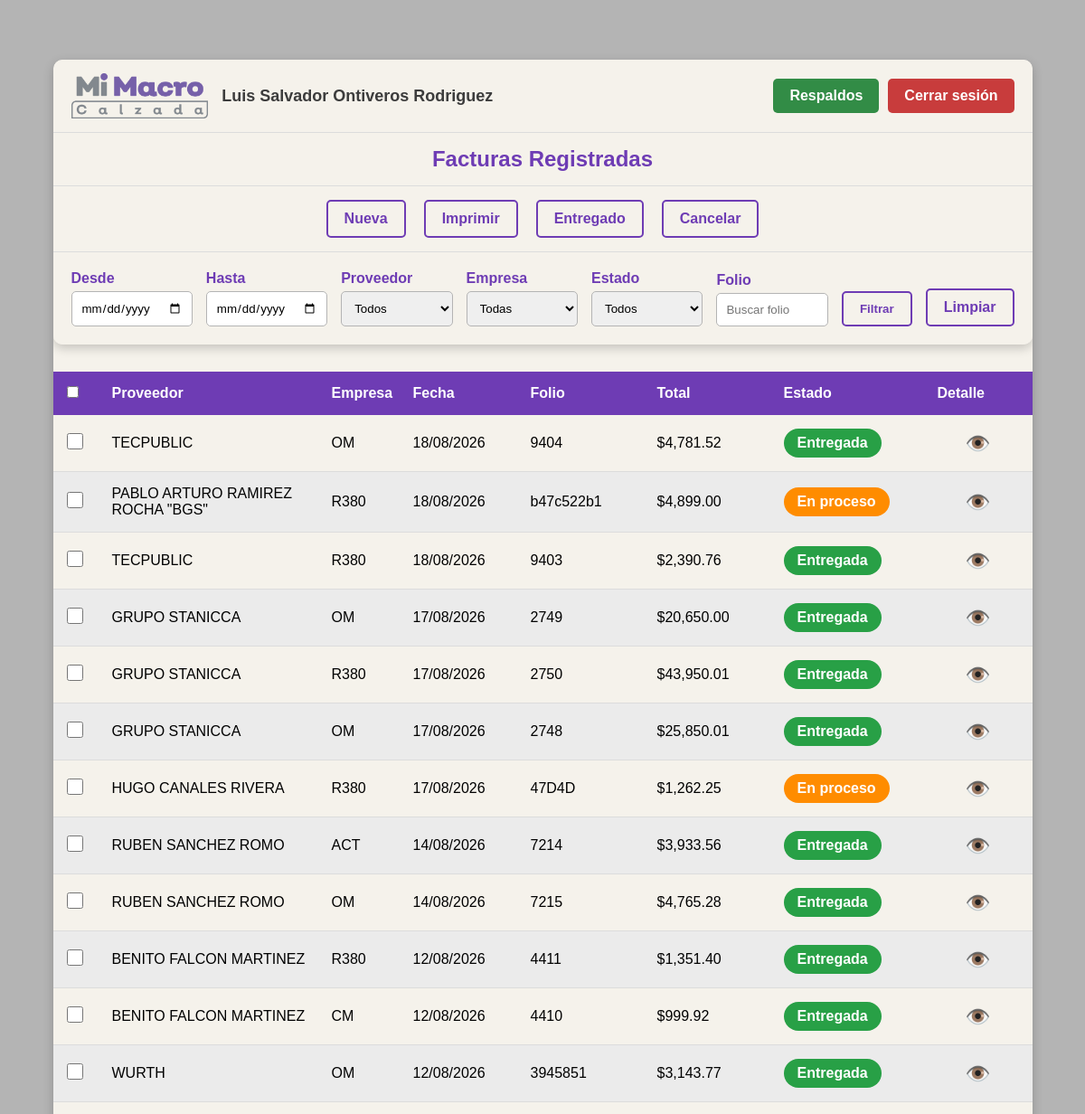
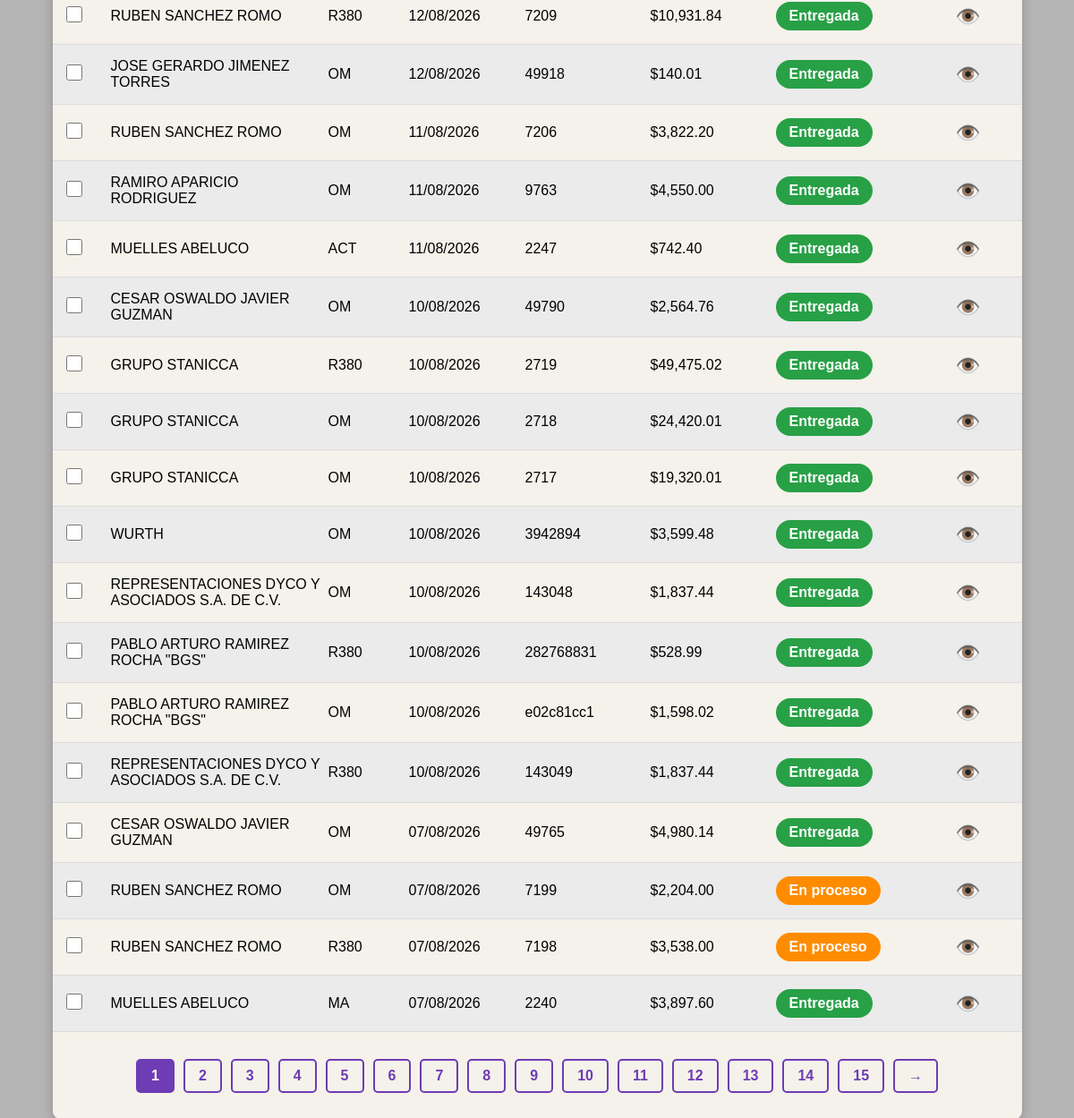
The app's page /facturas.php (signed in) with its own data (2 pictures, top to bottom).
### tables this page shows
CREATE TABLE `factura` (
  `id` int(11) NOT NULL,
  `id_empresa` int(11) NOT NULL,
  `id_provedor` int(11) NOT NULL,
  `folio` varchar(20) NOT NULL,
  `fecha` date NOT NULL,
  `total` decimal(10,2) NOT NULL,
  `estado` int(11) NOT NULL DEFAULT 0,
  `fecha_registro` date NOT NULL,
  `fecha_entregado` date DEFAULT NULL
);

CREATE TABLE `provedores` (
  `id` int(11) NOT NULL,
  `nombre` varchar(255) NOT NULL,
  `irs` int(11) NOT NULL DEFAULT 0,
  `eliminado` int(1) NOT NULL DEFAULT 0
);

### facturas.php (the view, shortened to what this page needs)
<?php
$con = conecta();
$fecha_inicio = isset($_GET['fecha_inicio']) ? $_GET['fecha_inicio'] : '';
$fecha_fin    = isset($_GET['fecha_fin'])    ? $_GET['fecha_fin']    : '';
$id_provedor  = isset($_GET['id_provedor'])  ? intval($_GET['id_provedor'])  : 0;
$id_empresa   = isset($_GET['id_empresa'])   ? intval($_GET['id_empresa'])   : 0;
$folio        = isset($_GET['folio'])        ? trim($_GET['folio'])        : '';
$estado       = isset($_GET['estado'])       ? $_GET['estado']             : '';
$where = "WHERE 1=1";
$registros_por_pagina = 30;
$pagina = isset($_GET['pagina']) ? intval($_GET['pagina']) : 1;
$inicio = ($pagina - 1) * $registros_por_pagina;
$sqlTotal = "SELECT COUNT(*) AS total
             FROM factura f
             INNER JOIN provedores p ON f.id_provedor = p.id
             INNER JOIN empresa e ON f.id_empresa = e.id
             $where";
$resTotal = $con->query($sqlTotal);
$filaTotal = $resTotal->fetch_assoc();
$total_registros = $filaTotal['total'];
$total_paginas = ceil($total_registros / $registros_por_pagina);
$sql = "SELECT
            f.id,
            f.id_empresa,
            p.nombre AS proveedor,
            e.nombre AS empresa,
            f.fecha,
            f.folio,
            f.total,
            f.estado
        FROM factura f
        INNER JOIN provedores p ON f.id_provedor = p.id
        INNER JOIN empresa e ON f.id_empresa = e.id
        $where
        ORDER BY f.fecha DESC
        LIMIT $inicio, $registros_por_pagina";
$resultado = $con->query($sql);
?>
<!DOCTYPE html>
<html lang="es">
<head>
    <link rel="stylesheet" href="css/facturas.css">
    <link rel="stylesheet" href="css/menu.css">
</head>
<body>
<div class="contenedor">
    <?php include("menu.php"); ?>
    <div class="encabezado">
        <div>
            <input
                type="checkbox"
                id="chkTodas"
                title="Seleccionar todas las facturas de esta página">
        </div>
        <div>Proveedor</div>
        <div>Empresa</div>
        <div>Fecha</div>
        <div>Folio</div>
        <div>Total</div>
        <div>Estado</div>
        <div>Detalle</div>
    </div>
    <?php while($fila = $resultado->fetch_assoc()){ ?>
        <?php
        $clase = "";
        $texto = "";
        switch($fila['estado']){
            case 1:
                $clase = "proceso";
                $texto = "En proceso";
                break;
            case 2:
                $clase = "entregada";
                $texto = "Entregada";
                break;
        }
        switch($fila['id_empresa']){
            case 1:
                $empresa = "OM";
                break;
            case 2:
                $empresa = "R380";
                break;
            case 4:
                $empresa = "CM";
                break;
            case 6:
                $empresa = "ACT";
                break;
            case 7:
                $empresa = "MA";
                break;
        }
        ?>
        <div class="fila">
            <div>
                <input type="checkbox" class="chkFactura" value="<?= $fila['id'] ?>">
            </div>
            <div>
                <?= htmlspecialchars($fila['proveedor']) ?>
            </div>
            <div>
                <?= $empresa ?>
            </div>
            <div>
                <?= date('d/m/Y', strtotime($fila['fecha'])) ?>
            </div>
            <div>
                <?= htmlspecialchars($fila['folio']) ?>
            </div>
            <div>
                $<?= number_format($fila['total'], 2) ?>
            </div>
            <div>
                <span class="estado <?= $clase ?>">
                    <?= $texto ?>
                </span>
            </div>
            <div class="accion">
                <a href="factura_detalle.php?id=<?= $fila['id'] ?>">👁️</a>
            </div>
        </div>
    <?php } ?>
    <div class="paginacion">
        <?php for($i = 1; $i <= $total_paginas; $i++){ ?>
            <a
    href="?pagina=<?= $i ?>&fecha_inicio=<?= urlencode($fecha_inicio) ?>&fecha_fin=<?= urlencode($fecha_fin) ?>&id_provedor=<?= $id_provedor ?>&id_empresa=<?= $id_empresa ?>&folio=<?= urlencode($folio) ?>&estado=<?= urlencode($estado) ?>"
                class="<?= ($i == $pagina) ? 'actual' : '' ?>">
                <?= $i ?>
            </a>
        <?php } ?>
        <?php if($pagina < $total_paginas){ ?>
            <a href="?pagina=<?= $pagina + 1 ?>&fecha_inicio=<?= urlencode($fecha_inicio) ?>&fecha_fin=<?= urlencode($fecha_fin) ?>&id_provedor=<?= $id_provedor ?>&id_empresa=<?= $id_empresa ?>&folio=<?= urlencode($folio) ?>&estado=<?= urlencode($estado) ?>">
                →
            </a>
        <?php } ?>
    </div>
</div>
</body>
</html>

### menu.php (shortened to what this page needs)
<?php
$nombre = $_SESSION['nombreUser'];
?>
<div class="menu">
    <div class="fila1">
        <div class="usuario">
            <img src="admin/fotos/logo.png" class="logo" alt="Logo Sistema">
            <span>
                <?= htmlspecialchars($nombre) ?>
            </span>
        </div>
        <div class="accionesUsuario">
            <a
                href="respaldos.php"
                class="btnBackup">
                Respaldos
            </a>
            <a
                href="funciones/logout.php"
                class="btnSalir">
                Cerrar sesión
            </a>
        </div>
    </div>
    <div class="fila2">
        Facturas Registradas
    </div>
    <div class="fila3">
        <a href="factura_alta.php" class="btnMenu">
            Nueva
        </a>
        <a href="#" class="btnMenu" id="btnImprimir">
            Imprimir
        </a>
        <a href="#" class="btnMenu" id="btnEntregado">
            Entregado
        </a>
        <a href="#" class="btnMenu" id="btnCancelar">
            Cancelar
        </a>
    </div>
    <div class="fila4">
        <form action="facturas.php" method="GET" class="formFiltros">
            <div>
                <label>Desde</label>
                <input
                    type="date"
                    name="fecha_inicio"
                    value="<?= $_GET['fecha_inicio'] ?? '' ?>">
            </div>
            <div>
                <label>Hasta</label>
                <input
                    type="date"
                    name="fecha_fin"
                    value="<?= $_GET['fecha_fin'] ?? '' ?>">
            </div>
            <div>
                <label>Proveedor</label>
                <select name="id_provedor" class="filtroSelect">
                    <option value="">Todos</option>
                </select>
            </div>
            <div>
                <label>Empresa</label>
                <select name="id_empresa" class="filtroSelect">
                    <option value="">Todas</option>
                </select>
            </div>
            <div>
                <label>Estado</label>
                <select name="estado">
                    <option value="">Todos</option>
                </select>
            </div>
            <div>
                <label>Folio</label>
                <input
                    type="text"
                    name="folio"
                    placeholder="Buscar folio"
                    value="<?= $_GET['folio'] ?? '' ?>">
            </div>
            <button type="submit" class="btnMenu">
                Filtrar
            </button>
            <a href="facturas.php" class="btnMenu">
                Limpiar
            </a>
        </form>
    </div>
</div>

### css/facturas.css (style rules this page uses)
* { margin: 0; padding: 0; box-sizing: border-box; font-family: Arial, Helvetica, sans-serif; }
body { background-color: rgb(180, 180, 180); min-height: 100vh; padding: 30px; margin: 3% 0; }
.contenedor { width: 95%; margin: auto; background-color: rgb(245, 242, 235); border-radius: 10px; overflow: hidden; box-shadow: 0px 4px 12px rgba(0, 0, 0, .2); }
.encabezado, .fila { display: grid; grid-template-columns: 50px 2fr 90px 130px 140px 140px 170px 90px; align-items: center; }
.encabezado { background-color: rgb(110, 60, 180); color: white; font-weight: bold; padding: 15px; }
.fila { padding: 15px; border-bottom: 1px solid rgb(220, 220, 220); }
.fila:nth-child(even) { background-color: rgb(235, 235, 235); }
.estado { display: inline-block; padding: 7px 15px; border-radius: 20px; color: white; font-weight: bold; text-align: center; }
.proceso { background-color: rgb(255, 140, 0); }
.entregada { background-color: rgb(40, 160, 70); }
.accion { text-align: center; }
.accion a { text-decoration: none; font-size: 1.4rem; transition: .2s; }
.chkFactura { width: 18px; height: 18px; cursor: pointer; }
.paginacion { padding: 30px; display: flex; justify-content: center; gap: 10px; flex-wrap: wrap; }
.paginacion a { text-decoration: none; color: rgb(110, 60, 180); border: 2px solid rgb(110, 60, 180); padding: 8px 15px; border-radius: 5px; font-weight: bold; transition: .2s; }
.paginacion .actual { background-color: rgb(110, 60, 180); color: white; border: 2px solid rgb(110, 60, 180); padding: 8px 15px; border-radius: 5px; font-weight: bold; }

### css/menu.css (style rules this page uses)
.menu { width: 100%; margin-bottom: 30px; border-radius: 10px; overflow: hidden; box-shadow: 0px 4px 12px rgba(0, 0, 0, .2); }
.fila1 { background-color: rgb(245, 242, 235); padding: 15px 20px; display: flex; justify-content: space-between; align-items: center; }
.usuario { display: flex; align-items: center; gap: 15px; font-weight: bold; color: rgb(60, 60, 60); font-size: 18px; }
.logo { height: 50px; }
.fila2 { background-color: rgb(245, 242, 235); color: rgb(110, 60, 180); text-align: center; padding: 15px; font-size: 24px; font-weight: bold; border-top: 1px solid rgb(220, 220, 220); border-bottom: 1px solid rgb(220, 220, 220); }
.fila3 { background-color: rgb(245, 242, 235); padding: 15px; display: flex; justify-content: center; gap: 20px; flex-wrap: wrap; }
.btnMenu, .btnSalir { text-decoration: none; color: white; padding: 10px 18px; border-radius: 5px; font-weight: bold; transition: .2s; }
.btnMenu { text-decoration: none; color: rgb(110, 60, 180); border: 2px solid rgb(110, 60, 180); background-color: transparent; padding: 10px 18px; border-radius: 5px; font-weight: bold; transition: .2s; }
.btnSalir { background-color: rgb(200, 60, 60); }
.fila4 { background-color: rgb(245, 242, 235); border-top: 1px solid rgb(220, 220, 220); padding: 20px; }
.formFiltros { display: grid; grid-template-columns: repeat(6, 1fr) auto auto; gap: 15px; align-items: end; }
.formFiltros label { display: block; margin-bottom: 5px; color: rgb(110, 60, 180); font-weight: bold; }
.formFiltros input, .formFiltros select { width: 100%; padding: 10px; border: 1px solid rgb(180, 180, 180); border-radius: 5px; }
.accionesUsuario { display:flex; gap:10px; }
.btnBackup { text-decoration:none; background-color:rgb(50,140,70); color:white; padding:10px 18px; border-radius:5px; font-weight:bold; transition:.2s; }

### records on screen
factura: id_provedor.nombre "TECPUBLIC", id_empresa "OM", fecha "18/08/2026", folio "9404", total "4,781.52", estado "Entregada"
factura: id_provedor.nombre "PABLO ARTURO RAMIREZ ROCHA \"BGS\"", id_empresa "R380", fecha "18/08/2026", folio "b47c522b1", total "4,899.00", estado "En proceso"
factura: id_provedor.nombre "TECPUBLIC", id_empresa "R380", fecha "18/08/2026", folio "9403", total "2,390.76", estado "Entregada"
factura: id_provedor.nombre "GRUPO STANICCA", id_empresa "OM", fecha "17/08/2026", folio "2749", total "20,650.00", estado "Entregada"
factura: id_provedor.nombre "GRUPO STANICCA", id_empresa "R380", fecha "17/08/2026", folio "2750", total "43,950.01", estado "Entregada"
factura: id_provedor.nombre "GRUPO STANICCA", id_empresa "OM", fecha "17/08/2026", folio "2748", total "25,850.01", estado "Entregada"
factura: id_provedor.nombre "HUGO CANALES RIVERA", id_empresa "R380", fecha "17/08/2026", folio "47D4D", total "1,262.25", estado "En proceso"
factura: id_provedor.nombre "RUBEN SANCHEZ ROMO", id_empresa "ACT", fecha "14/08/2026", folio "7214", total "3,933.56", estado "Entregada"
factura: id_provedor.nombre "RUBEN SANCHEZ ROMO", id_empresa "OM", fecha "14/08/2026", folio "7215", total "4,765.28", estado "Entregada"
factura: id_provedor.nombre "BENITO FALCON MARTINEZ", id_empresa "R380", fecha "12/08/2026", folio "4411", total "1,351.40", estado "Entregada"
factura: id_provedor.nombre "BENITO FALCON MARTINEZ", id_empresa "CM", fecha "12/08/2026", folio "4410", total "999.92", estado "Entregada"
factura: id_provedor.nombre "WURTH", id_empresa "OM", fecha "12/08/2026", folio "3945851", total "3,143.77", estado "Entregada"
factura: id_provedor.nombre "RUBEN SANCHEZ ROMO", id_empresa "R380", fecha "12/08/2026", folio "7209", total "10,931.84", estado "Entregada"
factura: id_provedor.nombre "JOSE GERARDO JIMENEZ TORRES", id_empresa "OM", fecha "12/08/2026", folio "49918", total "140.01", estado "Entregada"
factura: id_provedor.nombre "RUBEN SANCHEZ ROMO", id_empresa "OM", fecha "11/08/2026", folio "7206", total "3,822.20", estado "Entregada"
factura: id_provedor.nombre "RAMIRO APARICIO RODRIGUEZ", id_empresa "OM", fecha "11/08/2026", folio "9763", total "4,550.00", estado "Entregada"
factura: id_provedor.nombre "MUELLES ABELUCO", id_empresa "ACT", fecha "11/08/2026", folio "2247", total "742.40", estado "Entregada"
factura: id_provedor.nombre "CESAR OSWALDO JAVIER GUZMAN", id_empresa "OM", fecha "10/08/2026", folio "49790", total "2,564.76", estado "Entregada"
factura: id_provedor.nombre "GRUPO STANICCA", id_empresa "R380", fecha "10/08/2026", folio "2719", total "49,475.02", estado "Entregada"
factura: id_provedor.nombre "GRUPO STANICCA", id_empresa "OM", fecha "10/08/2026", folio "2718", total "24,420.01", estado "Entregada"
factura: id_provedor.nombre "GRUPO STANICCA", id_empresa "OM", fecha "10/08/2026", folio "2717", total "19,320.01", estado "Entregada"
factura: id_provedor.nombre "WURTH", id_empresa "OM", fecha "10/08/2026", folio "3942894", total "3,599.48", estado "Entregada"
factura: id_provedor.nombre "REPRESENTACIONES DYCO Y ASOCIADOS S.A. DE C.V.", id_empresa "OM", fecha "10/08/2026", folio "143048", total "1,837.44", estado "Entregada"
factura: id_provedor.nombre "PABLO ARTURO RAMIREZ ROCHA \"BGS\"", id_empresa "R380", fecha "10/08/2026", folio "282768831", total "528.99", estado "Entregada"
factura: id_provedor.nombre "PABLO ARTURO RAMIREZ ROCHA \"BGS\"", id_empresa "OM", fecha "10/08/2026", folio "e02c81cc1", total "1,598.02", estado "Entregada"
factura: id_provedor.nombre "REPRESENTACIONES DYCO Y ASOCIADOS S.A. DE C.V.", id_empresa "R380", fecha "10/08/2026", folio "143049", total "1,837.44", estado "Entregada"
factura: id_provedor.nombre "CESAR OSWALDO JAVIER GUZMAN", id_empresa "OM", fecha "07/08/2026", folio "49765", total "4,980.14", estado "Entregada"
factura: id_provedor.nombre "RUBEN SANCHEZ ROMO", id_empresa "OM", fecha "07/08/2026", folio "7199", total "2,204.00", estado "En proceso"
factura: id_provedor.nombre "RUBEN SANCHEZ ROMO", id_empresa "R380", fecha "07/08/2026", folio "7198", total "3,538.00", estado "En proceso"
factura: id_provedor.nombre "MUELLES ABELUCO", id_empresa "MA", fecha "07/08/2026", folio "2240", total "3,897.60", estado "Entregada"

### other values on screen
$nombre "Luis Salvador Ontiveros Rodriguez"
